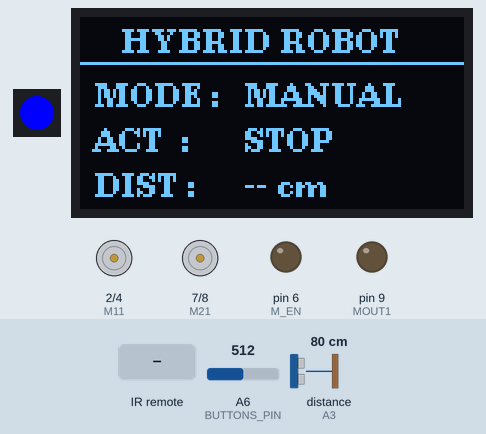
The sketch below on a simulated Arduino Nano, built with avr-gcc and run on an emulated ATmega328P. On the bench: 1 RGB LEDs in strip order, left to right, 128×64 one-colour display, motor-driver pin pairs drawn as motors (green arrow = first pin HIGH = forward, orange = second pin HIGH = backward, longer = more drive), output pins drawn as LEDs (lit = HIGH). The test bench sets the inputs (shaded band); at power-on: A6 (BUTTONS_PIN) = 512, distance to the obstacle (sensor on A3) 80 cm. The echo pulse lasts 58.3 µs per cm; pins used as bus, display or sensor lines are not drawn; what the sketch prints to the serial monitor is not drawn.

Above: at 2.0 s.
2.1 s: A6 (BUTTONS_PIN) set to 938
5.1 s: A6 (BUTTONS_PIN) set to 968
At 7.5 s:
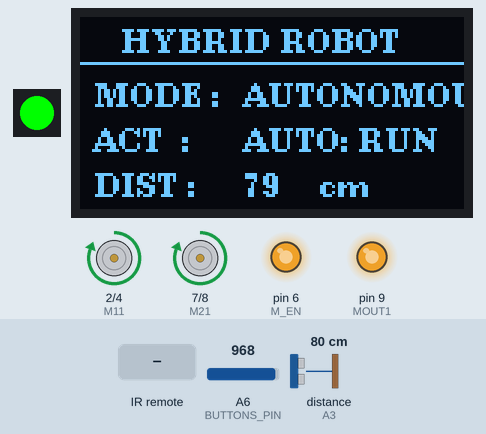
8.1 s: infrared code 0x12 received
At 10.1 s:
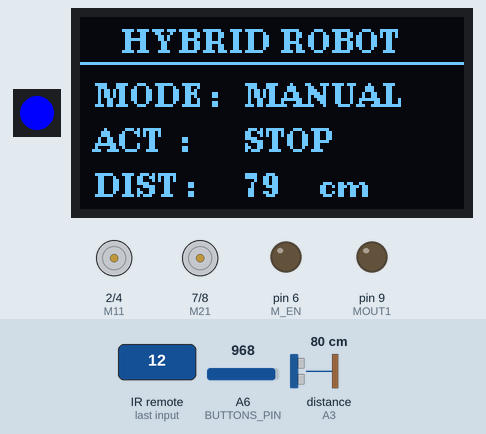
10.6 s: infrared code 0x5 received
At 12.3 s:
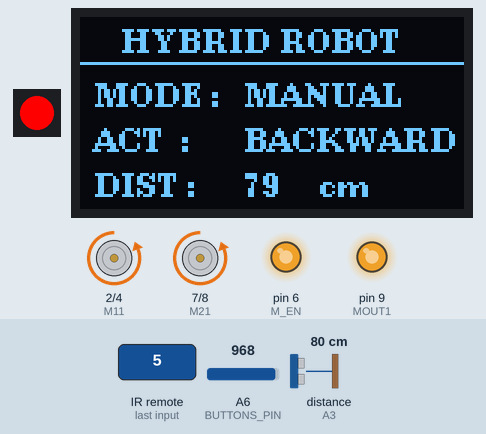
12.8 s: infrared code 0x2 received
At 14.0 s:
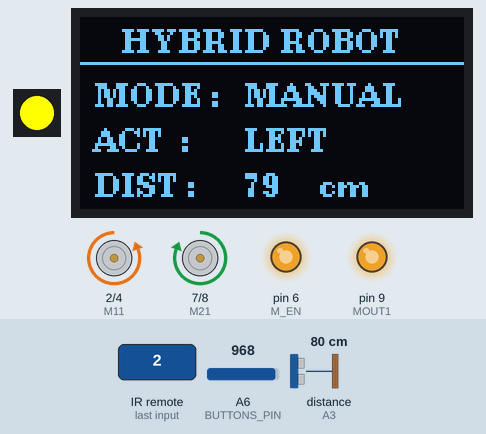
14.9 s: infrared code 0x3 received
At 16.3 s:
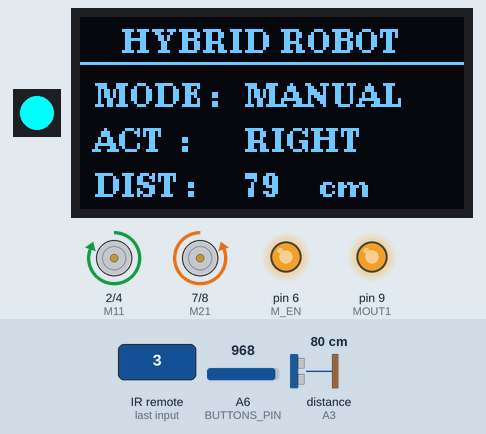
Timing chart, 0 to 17.9 s (numbered marks = the images above; inputs shaded):
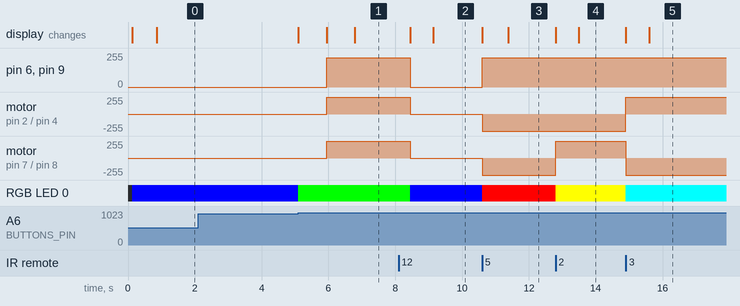

The sketch:

Project_39.ino
```cpp
/*
==================================================
Day 39 | Project-39: Hybrid Robot
Board  : Young Engineer Board / Auto-Botix (Schematic Verified)
Hardware:
  - Motors: L293D (M11: 2, M12: 4, EN1: 6, M21: 7, M22: 8, EN2: 9)
  - Remote: TSOP IR Receiver on Pin D3
  - Override: K1 Push Button on Pin A6 Resistor Ladder
  - Obstacle: Ultrasonic Sensor (Trig: 5, Echo: A3)
  - Visual: WS2812B RGB NeoPixel on Pin D11 + 0.96" OLED (U8g2)
==================================================
*/

#define DECODE_NEC
#include <Wire.h>
#include <U8g2lib.h>
#include <IRremote.hpp>
#include <Adafruit_NeoPixel.h>

// 1. PIN DEFINITIONS (Schematic Matched)
#define TSOP_PIN     3
#define TRIG_PIN     5
#define ECHO_PIN     A3
#define BUTTONS_PIN  A6
#define RGB_PIN      11
#define NUM_LEDS     1

// L293D Pins
#define M11          2
#define M12          4
#define M_EN         6   // Motor 1 Speed PWM
#define M21          7
#define M22          8
#define MOUT1        9   // Motor 2 Speed PWM

// 2. HARDWARE OBJECTS (RAM-Safe U8g2 & NeoPixel)
U8G2_SSD1306_128X64_NONAME_1_HW_I2C u8g2(U8G2_R0, /* reset=*/ U8X8_PIN_NONE);
Adafruit_NeoPixel rgbLed(NUM_LEDS, RGB_PIN, NEO_GRB + NEO_KHZ800);

// 3. SAVED CUSTOM REMOTE COMMANDS
#define IR_POWER     0x12   // Power Key (Toggle AUTO / MANUAL)
#define IR_OK        0x1   // PAUSE Key (Stop Motors)

#define IR_UP        0x6   // VOL+ Key (Forward)
#define IR_DOWN      0x5   // VOL- Key (Backward)
#define IR_LEFT      0x2   // PREV Key (Left)
#define IR_RIGHT     0x3   // NEXT Key (Right)

const int MOTOR_SPEED   = 220; // High driving torque
const int OBSTACLE_DIST = 20;  // Threshold in cm

// 4. SYSTEM STATES
bool autoMode = false;
const char* lastCommand = "STOP";
int currentDist = 999;
bool obstacleDetected = false;

// K1 Button Debounce Tracking
bool lastK1State = false;
unsigned long lastDebounceTime = 0;
const unsigned long debounceDelay = 200;

unsigned long lastSensorTime = 0;
unsigned long lastSerialTime = 0;

//-------------------------------------------
// RGB LED FEEDBACK
void setRGB(uint8_t r, uint8_t g, uint8_t b) {
  rgbLed.setPixelColor(0, rgbLed.Color(r, g, b));
  rgbLed.show();
}

//-------------------------------------------
// MOTOR CONTROL FUNCTIONS
void setMotorSpeed(int speed1, int speed2) {
  analogWrite(M_EN, speed1);
  analogWrite(MOUT1, speed2);
}

void stopMotors() {
  digitalWrite(M11, LOW); digitalWrite(M12, LOW);
  digitalWrite(M21, LOW); digitalWrite(M22, LOW);
  setMotorSpeed(0, 0);
}

void moveForward() {
  digitalWrite(M11, HIGH); digitalWrite(M12, LOW);
  digitalWrite(M21, HIGH); digitalWrite(M22, LOW);
  setMotorSpeed(MOTOR_SPEED, MOTOR_SPEED);
}

void moveBackward() {
  digitalWrite(M11, LOW); digitalWrite(M12, HIGH);
  digitalWrite(M21, LOW); digitalWrite(M22, HIGH);
  setMotorSpeed(MOTOR_SPEED, MOTOR_SPEED);
}

void turnLeft() {
  digitalWrite(M11, LOW);  digitalWrite(M12, HIGH);
  digitalWrite(M21, HIGH); digitalWrite(M22, LOW);
  setMotorSpeed(MOTOR_SPEED, MOTOR_SPEED);
}

void turnRight() {
  digitalWrite(M11, HIGH); digitalWrite(M12, LOW);
  digitalWrite(M21, LOW);  digitalWrite(M22, HIGH);
  setMotorSpeed(MOTOR_SPEED, MOTOR_SPEED);
}

//-------------------------------------------
// SENSORS & OVERRIDE BUTTON
int getDistanceCM() {
  digitalWrite(TRIG_PIN, LOW);
  delayMicroseconds(2);
  digitalWrite(TRIG_PIN, HIGH);
  delayMicroseconds(10);
  digitalWrite(TRIG_PIN, LOW);

  long duration = pulseIn(ECHO_PIN, HIGH, 25000);
  if (duration == 0) return 999;
  return duration * 0.034 / 2;
}

bool isK1Pressed() {
  int adcVal = analogRead(BUTTONS_PIN);
  return (adcVal >= 950);
}

void checkOverrideButton() {
  bool currentK1State = isK1Pressed();

  if (currentK1State && !lastK1State && (millis() - lastDebounceTime > debounceDelay)) {
    lastDebounceTime = millis();
    autoMode = !autoMode;
    stopMotors();
    lastCommand = autoMode ? "AUTO ACTIVE" : "MANUAL OVR";
    setRGB(autoMode ? 0 : 0, autoMode ? 255 : 0, autoMode ? 0 : 255); // Green for Auto, Blue for Manual
    updateDisplay();
    Serial.print(F("[K1 OVERRIDE] Mode Switched -> "));
    Serial.println(autoMode ? F("AUTO") : F("MANUAL"));
  }
  lastK1State = currentK1State;
}

//-------------------------------------------
// OLED DASHBOARD
void updateDisplay() {
  u8g2.firstPage();
  do {
    u8g2.setFont(u8g2_font_ncenB08_tr);
    u8g2.drawStr(14, 12, "HYBRID ROBOT");
    u8g2.drawHLine(0, 15, 128);

    // Mode
    u8g2.drawStr(5, 30, "MODE :");
    u8g2.drawStr(55, 30, autoMode ? "AUTONOMOUS" : "MANUAL");

    // Action
    u8g2.drawStr(5, 45, "ACT  :");
    u8g2.drawStr(55, 45, lastCommand);

    // Live Distance / Obstacle State
    u8g2.drawStr(5, 60, "DIST :");
    if (currentDist == 999 || currentDist <= 0) {
      u8g2.drawStr(55, 60, "-- cm");
    } else {
      char buf[6];
      itoa(currentDist, buf, 10);
      u8g2.drawStr(55, 60, buf);
      u8g2.drawStr(80, 60, "cm");
      if (obstacleDetected) u8g2.drawStr(100, 60, "[!]");
    }
  } while (u8g2.nextPage());
}

//-------------------------------------------
// IR COMMAND PROCESSOR
void handleIRCommand(byte code) {
  if (code == IR_POWER) {
    autoMode = !autoMode;
    stopMotors();
    lastCommand = autoMode ? "AUTOPILOT" : "STOP";
    setRGB(autoMode ? 0 : 0, autoMode ? 255 : 0, autoMode ? 0 : 255);
    updateDisplay();
    Serial.print(F("[IR POWER] Mode: "));
    Serial.println(autoMode ? F("AUTO") : F("MANUAL"));
    return;
  }

  if (autoMode) return; // Directional keys ignored in AUTO mode

  if (code == IR_UP) {
    moveForward();
    lastCommand = "FORWARD";
    setRGB(0, 255, 0); // Green
  }
  else if (code == IR_DOWN) {
    moveBackward();
    lastCommand = "BACKWARD";
    setRGB(255, 0, 0); // Red
  }
  else if (code == IR_LEFT) {
    turnLeft();
    lastCommand = "LEFT";
    setRGB(255, 255, 0); // Yellow
  }
  else if (code == IR_RIGHT) {
    turnRight();
    lastCommand = "RIGHT";
    setRGB(0, 255, 255); // Cyan
  }
  else if (code == IR_OK) {
    stopMotors();
    lastCommand = "STOP";
    setRGB(0, 0, 255); // Blue
  }
  else {
    return;
  }

  updateDisplay();
}

//-------------------------------------------
// AUTONOMOUS NAVIGATION ESCAPE MANEUVER
void executeAutoAvoidance() {
  obstacleDetected = true;
  setRGB(255, 0, 0); // Red Warning

  stopMotors();
  lastCommand = "AUTO: STOP";
  updateDisplay();
  delay(150);

  // Short reverse back
  lastCommand = "AUTO: BACK";
  updateDisplay();
  moveBackward();
  delay(700);

  // Steering escape turn
  lastCommand = "AUTO: TURN";
  updateDisplay();
  turnRight();
  delay(550);

  stopMotors();
  obstacleDetected = false;
}

//-------------------------------------------
void setup() {
  Serial.begin(9600);
  delay(100);

  pinMode(TRIG_PIN, OUTPUT);
  pinMode(ECHO_PIN, INPUT);
  pinMode(BUTTONS_PIN, INPUT);

  pinMode(M11, OUTPUT);
  pinMode(M12, OUTPUT);
  pinMode(M_EN, OUTPUT);
  pinMode(M21, OUTPUT);
  pinMode(M22, OUTPUT);
  pinMode(MOUT1, OUTPUT);
  stopMotors();

  rgbLed.begin();
  setRGB(0, 0, 255); // Default Manual Standby (Blue)

  u8g2.begin();
  IrReceiver.begin(TSOP_PIN, DISABLE_LED_FEEDBACK);

  Serial.println(F("========================================"));
  Serial.println(F("   DAY 39: PROJECT-39 HYBRID ROBOT      "));
  Serial.println(F("========================================"));
  updateDisplay();
}

//-------------------------------------------
void loop() {
  // 1. HARDWARE BUTTON OVERRIDE (Instant Priority)
  checkOverrideButton();

  // 2. IR REMOTE RECEPTION
  if (IrReceiver.decode()) {
    if (!(IrReceiver.decodedIRData.flags & IRDATA_FLAGS_IS_REPEAT)) {
      byte code = IrReceiver.decodedIRData.command;
      if (code != 0x00) {
        handleIRCommand(code);
      }
    }
    IrReceiver.resume();
  }

  // 3. AUTONOMOUS OBSTACLE NAVIGATION
  if (autoMode) {
    if (millis() - lastSensorTime >= 70) {
      lastSensorTime = millis();
      currentDist = getDistanceCM();

      if (currentDist > 0 && currentDist <= OBSTACLE_DIST) {
        executeAutoAvoidance();
      } else {
        moveForward();
        setRGB(0, 255, 0); // Solid Green when clear
        lastCommand = "AUTO: RUN";
      }
      updateDisplay();
    }
  }

  // 4. PERIODIC SERIAL MONITOR LOGGING
  if (millis() - lastSerialTime >= 600) {
    lastSerialTime = millis();
    Serial.print(F("SysMode: "));
    Serial.print(autoMode ? F("AUTO  ") : F("MANUAL"));
    Serial.print(F(" | Command: "));
    Serial.print(lastCommand);
    Serial.print(F(" | Obstacle: "));
    if (currentDist == 999) Serial.println(F("CLEAR"));
    else { Serial.print(currentDist); Serial.println(F(" cm")); }
  }
}
```

Measured:
- the behaviour switches between 949 and 950 on A6 (BUTTONS_PIN) (found by bisection; images 0 and 1)
- after the input at 2.1 s, every drawn part: stays the same
- after the input at 5.1 s, pin 6 (M_EN), pin 9 (MOUT1): 0/255 → 220/255 after 0.85 s; motor on pin 2 (M11) / pin 4 (M12), motor on pin 7 (M21) / pin 8 (M22): stopped → forward 255/255 after 0.85 s; RGB LED 0: RGB(0, 0, 255) → RGB(0, 255, 0) at once
- after the input at 8.1 s, pin 6 (M_EN), pin 9 (MOUT1): 220/255 → 0/255 after 0.35 s; motor on pin 2 (M11) / pin 4 (M12), motor on pin 7 (M21) / pin 8 (M22): forward 255/255 → stopped after 0.35 s; RGB LED 0: RGB(0, 255, 0) → RGB(0, 0, 255) after 0.35 s
- after the input at 10.6 s, pin 6 (M_EN), pin 9 (MOUT1): 0/255 → 220/255 at once; motor on pin 2 (M11) / pin 4 (M12), motor on pin 7 (M21) / pin 8 (M22): stopped → backward 255/255 at once; RGB LED 0: RGB(0, 0, 255) → RGB(255, 0, 0) at once
- after the input at 12.8 s, motor on pin 7 (M21) / pin 8 (M22): backward 255/255 → forward 255/255 at once; RGB LED 0: RGB(255, 0, 0) → RGB(255, 255, 0) at once
- after the input at 14.9 s, motor on pin 2 (M11) / pin 4 (M12): backward 255/255 → forward 255/255 at once; motor on pin 7 (M21) / pin 8 (M22): forward 255/255 → backward 255/255 at once; RGB LED 0: RGB(255, 255, 0) → RGB(0, 255, 255) at once
